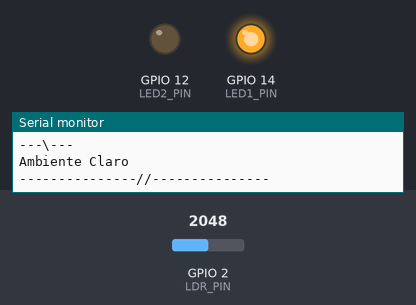
Bench run of a sketch on a simulated ESP32. On the bench: output pins drawn as LEDs (lit = HIGH), the last lines printed to the serial monitor. The test bench sets the inputs (shaded band); at power-on: GPIO 2 (LDR_PIN) = 2048. WiFi joins after 1.5 s; servers stay silent unless stated.

Above: at 2.7 s.
2.8 s: GPIO 2 (LDR_PIN) set to 160
4.8 s: GPIO 2 (LDR_PIN) set to 133
At 6.0 s:
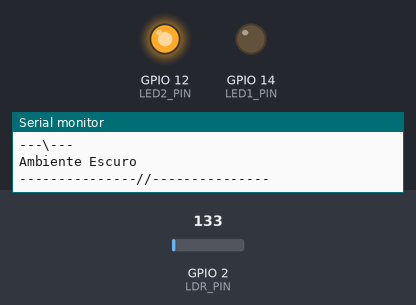
7.1 s: GPIO 2 (LDR_PIN) set to 491
At 8.4 s:
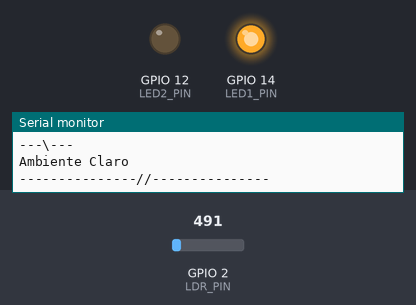
9.3 s: GPIO 2 (LDR_PIN) set to 110
At 10.1 s:
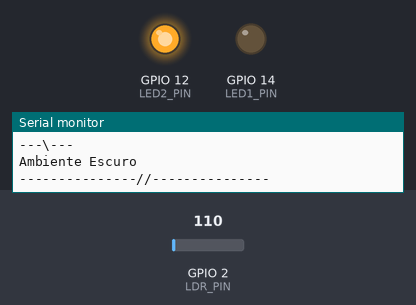
Timing chart, 0 to 12.3 s (numbered marks = the images above; inputs shaded):
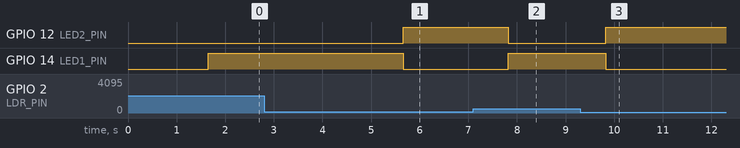

Measured:
- the behaviour switches between 150 and 149 on GPIO 2 (LDR_PIN) (found by bisection; images 0 and 1)
- after the input at 4.8 s, GPIO 12 (LED2_PIN): LOW → HIGH after 0.86 s; GPIO 14 (LED1_PIN): HIGH → LOW after 0.86 s
- after the input at 7.1 s, GPIO 12 (LED2_PIN): HIGH → LOW after 0.72 s; GPIO 14 (LED1_PIN): LOW → HIGH after 0.72 s
- after the input at 9.3 s, GPIO 12 (LED2_PIN): LOW → HIGH after 0.52 s; GPIO 14 (LED1_PIN): HIGH → LOW after 0.52 s

The sketch:

teste-no-lab.ino
```cpp
// Bibliotecas
#include <WiFi.h>
#include <FirebaseESP32.h>

#define WIFI_SSID "iPhone de Igor"
#define WIFI_PASSWORD "igor0305"
#define DATABASE_URL "https://bartolomeu84rt-default-rtdb.firebaseio.com/"
#define DATABASE_SECRET "zsZvOqe8Bz1ozl19Mag0jaGzqwogpoSMSnWZkpls"
#define API_KEY "AIzaSyCCmlb-EUSyys7BiBkO2P6bBNNw-5t-ECw"

#define LDR_PIN 2 // Mudando para um pino ADC padrão
#define LED1_PIN 14 // LED verde
#define LED2_PIN 12 // LED vermelho

FirebaseData fbdo;
FirebaseAuth auth;
FirebaseConfig config;

unsigned long sendDataPrevMillis = 0;
bool signupOK = false;
int ldrData = 0;
float voltage = 0.0;

void setup() {
  Serial.begin(115200);
  WiFi.begin(WIFI_SSID, WIFI_PASSWORD);
  Serial.print("Conectando na rede");
  while (WiFi.status() != WL_CONNECTED) {
    Serial.print("desconectado - ");
    delay(300);
  }
  Serial.println();
  Serial.print("Conectado com IP: ");
  Serial.println(WiFi.localIP());
  Serial.println();

  config.api_key = API_KEY;
  config.database_url = DATABASE_URL;

  if (Firebase.signUp(&config, &auth, "", "")){
    Serial.println("SignUp OK");
    signupOK = true;
  } else {
    Serial.printf("%s\n", config.signer.signupError.message.c_str());
  }

  Firebase.begin(&config, &auth);
  Firebase.reconnectWiFi(true);

  // Inicializar o ADC
  // analogReadResolution(12); // Definir resolução de leitura do ADC (pode variar dependendo da placa)
  // analogSetPinAttenuation(LDR_PIN, ADC_11db); // Definir atenuação do ADC para 11dB (máxima faixa de tensão)

  // Definir pinos dos LEDs como saída
  pinMode(LED1_PIN, OUTPUT);
  pinMode(LED2_PIN, OUTPUT);

  // Definir pino do LDR como entrada
  pinMode(LDR_PIN, INPUT);

  // Inicializa os LEDs como desligados
  digitalWrite(LED1_PIN, LOW);
  digitalWrite(LED2_PIN, LOW);
}

void loop() {
  ldrData = analogRead(LDR_PIN);
  voltage = (float)ldrData * 3.3 / 4095; // Calcular a tensão com base na leitura do ADC

  Serial.print("LDR Data: ");
  Serial.println(ldrData);
  Serial.print("Voltagem: ");
  Serial.println(voltage);
  Serial.println("---\\---");

  if (Firebase.ready() && signupOK && (millis() - sendDataPrevMillis > 5000 || sendDataPrevMillis == 0)){
    sendDataPrevMillis = millis();
    // guardar as info no firebase

    if (Firebase.setInt(fbdo, "/caixa/luz", ldrData)){
      Serial.println();
      Serial.print(ldrData);
      Serial.println(" - salvo em : " + fbdo.dataPath());
      Serial.println(" (" + fbdo.dataType() + ")");
    } else {
      Serial.println("ERRO - motivo: " + fbdo.errorReason());
    }
  }

  // Determina se o ambiente está claro ou escuro
  if (ldrData < 150) {
    digitalWrite(LED1_PIN, LOW); // Liga o LED1 (ambiente escuro)
    digitalWrite(LED2_PIN, HIGH); // Desliga o LED2
    Serial.println("Ambiente Escuro");
  } else {
    digitalWrite(LED1_PIN, HIGH); // Desliga o LED1
    digitalWrite(LED2_PIN, LOW); // Liga o LED2 (ambiente claro)
    Serial.println("Ambiente Claro");
  }

  Serial.println("---------------//---------------");
  delay(1000);
}
```
